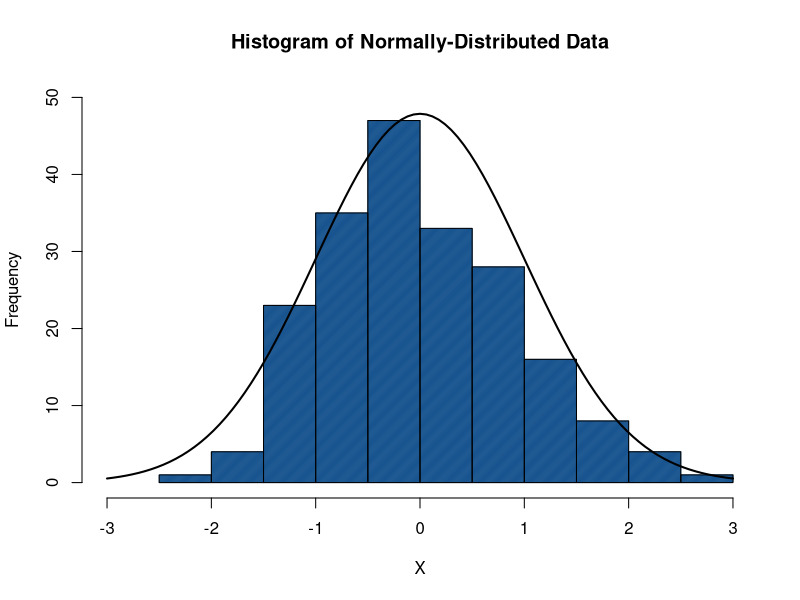
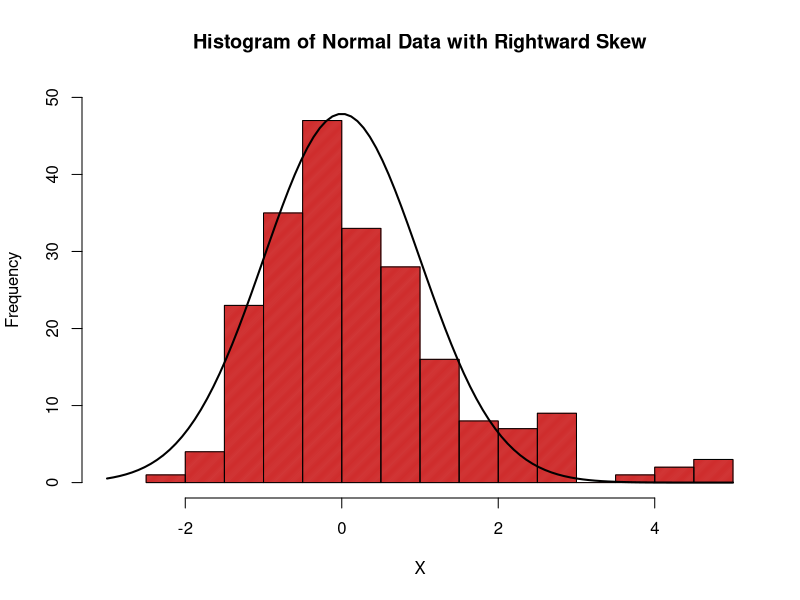
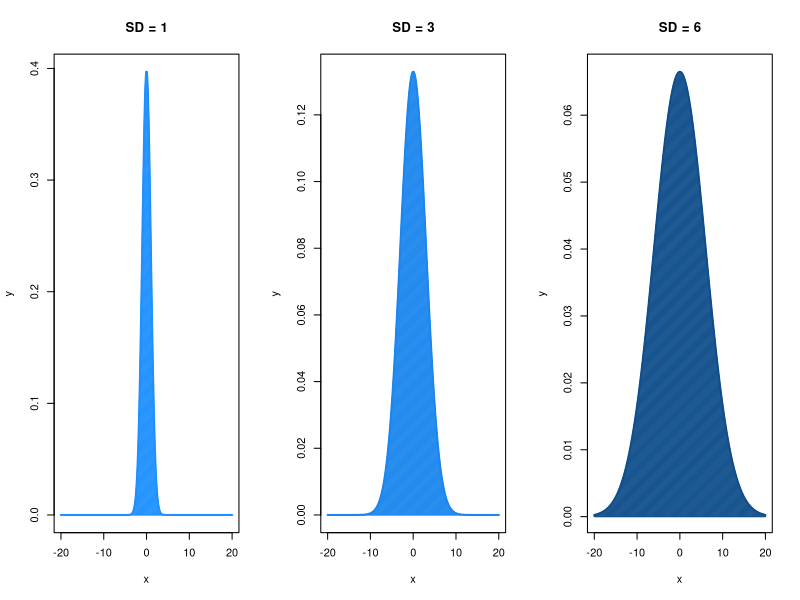
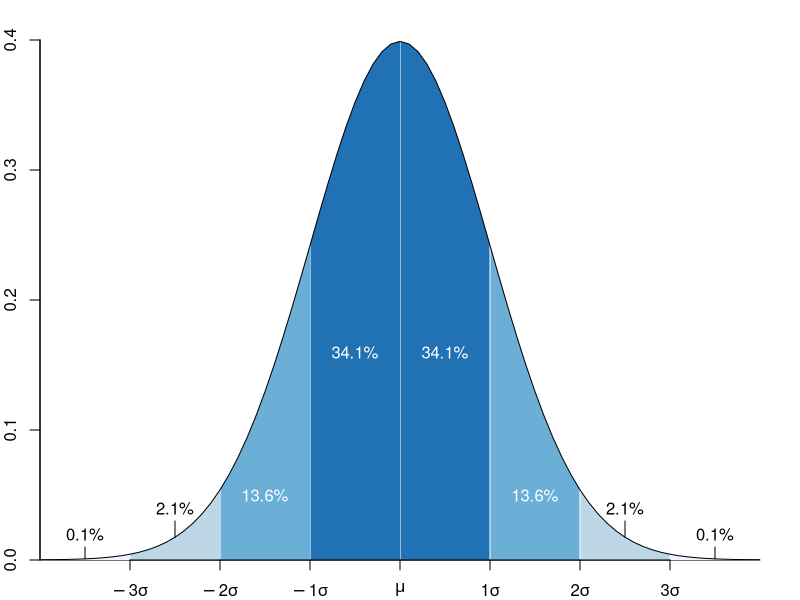
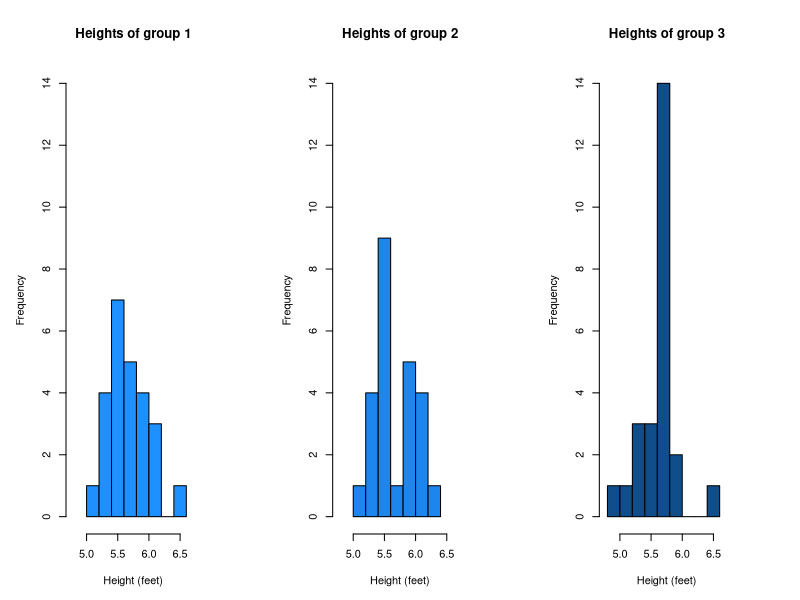
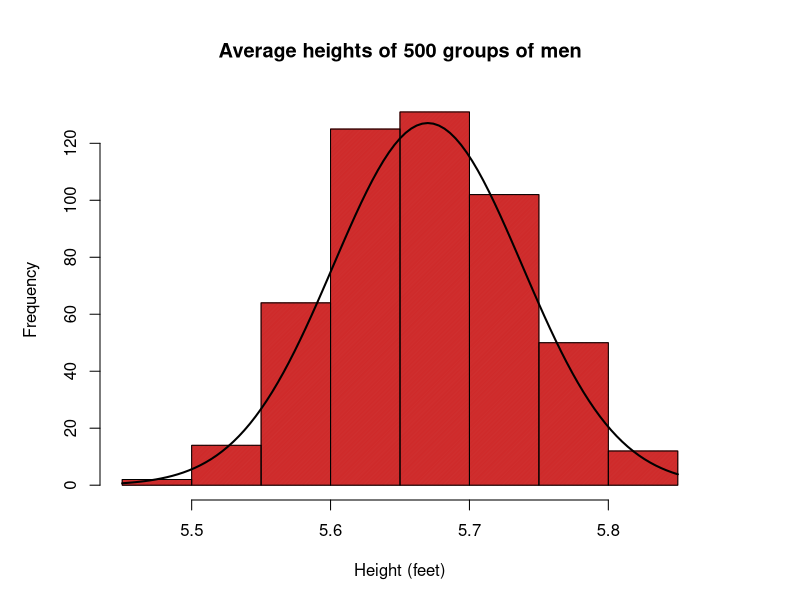
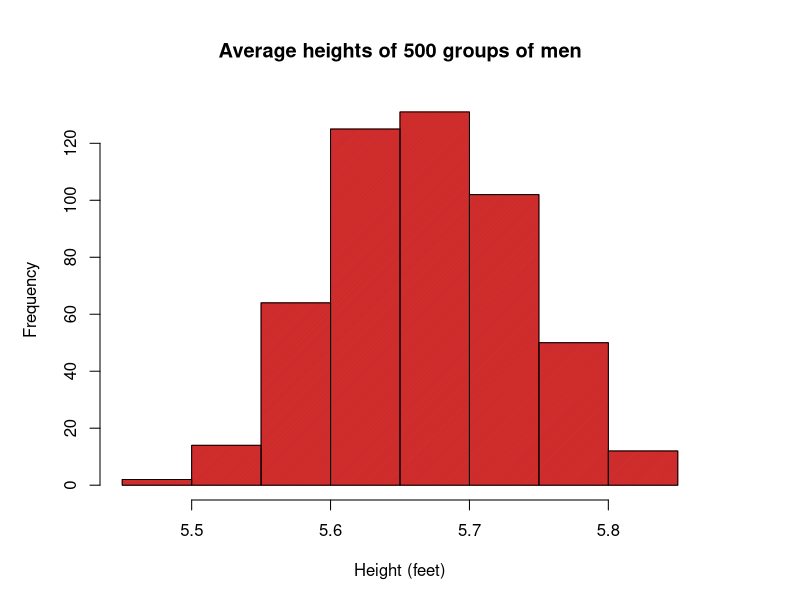
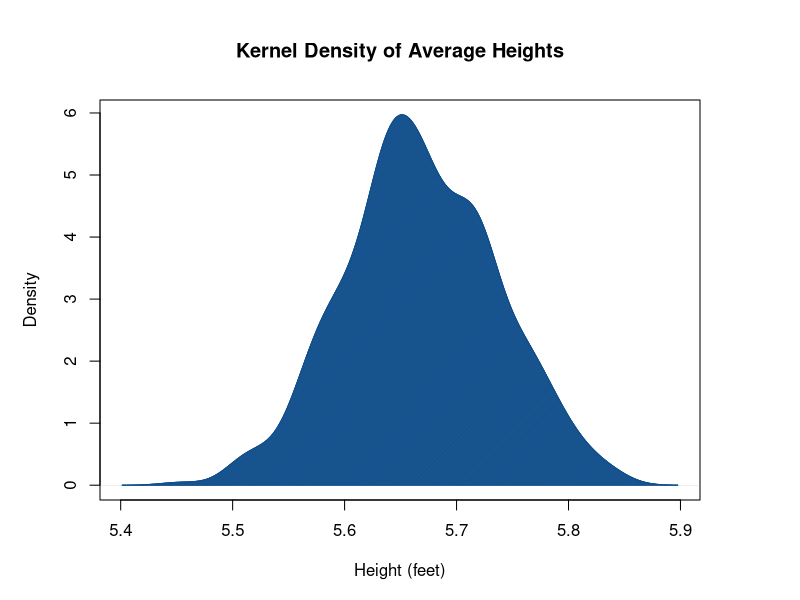

These figures' R source, in order:
###############################################################################
# Mean, Median, and Mode
###############################################################################
set.seed(0)
data <- rnorm(200,0,1)

mean(data)
median(data)

###############################################################################
# Skewness and Mean vs. Median
###############################################################################

hist(data, col = "dodgerblue4", density = 150,
     xlim = c(-3,3), ylim = c(0,50), xlab = "X",
     ylab = "Frequency", main = "Histogram of Normally-Distributed Data",
     border = "black")
curve(dnorm(x, mean = 0, sd = 1)*120,
      from = -3, to = 3, add = TRUE,
      lwd = 2, col = "black")

# Include some positive outliers
data2 <- c(data,2.3,2.4,2.5,rep(2.6,3),
           2.8,rep(3,4),3.7,4.1,4.3,4.6,5,4.8)

hist(data2, col = "firebrick3", density = 150,
     xlim = c(-3,5), ylim = c(0,50),
     breaks = 16, xlab = "X", ylab = "Frequency",
     main = "Histogram of Normal Data with Rightward Skew",
     border = "black")
curve(dnorm(x, mean = 0, sd = 1)*120,
      from = -3, to = 5, add = TRUE,
      lwd = 2, col = "black")

# Compare the means and medians of our two datasets
mean(data)
mean(data2)

median(data)
median(data2)

###############################################################################
# Standard Deviation
###############################################################################

layout(matrix(c(1,2,3),1,3))
# Small standard deviation (sd = 1)
x=seq(-20,20,length=200)
y=dnorm(x,mean=0,sd=1)
plot(x,y,type="l",lwd=2,col="dodgerblue", main="SD = 1")
polygon(c(-20,x,20),c(0,y,0),col="dodgerblue", density = 150)

# Moderate standard deviation (sd = 3)
y=dnorm(x,mean=0,sd=3)
plot(x,y,type="l",lwd=2,col="dodgerblue2", main="SD = 3")
polygon(c(-20,x,20),c(0,y,0),col="dodgerblue2", density = 150)

# Large standard deviation (sd = 6)
y=dnorm(x,mean=0,sd=6)
plot(x,y,type="l",lwd=2,col="dodgerblue4", main="SD = 6")
polygon(c(-20,x,20),c(0,y,0),col="dodgerblue4", density = 150)

layout(matrix(c(1),1,1))
par(mar = c(2, 2, 2, 2))

stdev <- function() {
  # # External package to generate four shades of blue
  # library(RColorBrewer)
  # cols <- rev(brewer.pal(4, "Blues"))
  cols <- c("#2171B5", "#6BAED6", "#BDD7E7", "#EFF3FF")
  
  # Sequence between -4 and 4 with 0.1 steps
  x <- seq(-4, 4, 0.1)
  
  # Plot an empty chart with tight axis boundaries, and axis lines on bottom and left
  plot(x, type="n", xaxs="i", yaxs="i", xlim=c(-4, 4), ylim=c(0, 0.4),
       bty="l", xaxt="n", xlab="", ylab="")
  
  # Function to plot each coloured portion of the curve, between "a" and "b" as a
  # polygon; the function "dnorm" is the normal probability density function
  polysection <- function(a, b, col, n=11){
    dx <- seq(a, b, length.out=n)
    polygon(c(a, dx, b), c(0, dnorm(dx), 0), col=col, border=NA)
    # draw a white vertical line on "inside" side to separate each section
    segments(a, 0, a, dnorm(a), col="white")
  }
  
  # Build the four left and right portions of this bell curve
  for(i in 0:3){
    polysection(     i, i + 1, col=cols[i + 1])  # Right side of 0
    polysection(-i - 1,    -i, col=cols[i + 1])  # Left right of 0
  }
  
  # Black outline of bell curve
  lines(x, dnorm(x))
  
  # Bottom axis values, where sigma represents standard deviation and mu is the mean
  axis(1, at=-3:3, labels=expression(-3 * sigma, -2 * sigma, -1 * sigma, mu,
                                     1 * sigma,  2 * sigma,  3 * sigma))
  
  # Add percent densities to each division (rounded to 1 decimal place), between x and x+1
  text(c((0:3) + 0.5, (0:-3) - 0.5), c(0.16, 0.05, 0.04, 0.02),
       sprintf("%.1f%%", 100 * (pnorm(1:4) - pnorm(0:3))),
       col=c("white", "white", "black", "black"))
  segments(c(-2.5, -3.5, 2.5, 3.5), dnorm(c(2.5, 3.5)),
           c(-2.5, -3.5, 2.5, 3.5), c(0.03, 0.01))
}

stdev()

###############################################################################
# Sampling Distributions
###############################################################################

set.seed(0)
par(mar = c(5, 5, 5, 5))
layout(matrix(c(1,2,3),1,3))

height1 <- rnorm(25, 5.6667, 1/3)
height2 <- rnorm(25, 5.6667, 1/3)
height3 <- rnorm(25, 5.6667, 1/3)

hist(height1, main="Heights of group 1", xlab="Height (feet)",
     col = "dodgerblue", xlim = c(4.75,6.75), ylim = c(0,14))
hist(height2, main="Heights of group 2", xlab="Height (feet)",
     col = "dodgerblue2", xlim = c(4.75,6.75), ylim = c(0,14))
hist(height3, main="Heights of group 3", xlab="Height (feet)",
     col = "dodgerblue4", xlim = c(4.75,6.75), ylim = c(0,14))

layout(matrix(c(1),1,1))

avgHeight <- NULL

for(i in 1:500) {
  height <- rnorm(25, 5.6667, 1/3)
  avgHeight <- rbind(avgHeight, mean(height))
}

hist(avgHeight, main="Average heights of 500 groups of men",
     xlab="Height (feet)", col = "firebrick3", density = 175,
     border = "black", xlim = c(5.45,5.85), ylim = c(0, 130))
curve(dnorm(x, mean = 5.67, sd = 0.068)*(21+2/3),
      from = 5.45, to = 5.85, add = TRUE,
      lwd = 2, col = "black")

mean(avgHeight)
sd(avgHeight)


###############################################################################
# Visualizing Data
###############################################################################

# Histogram
hist(avgHeight, main="Average heights of 500 groups of men",
     xlab="Height (feet)", col = "firebrick3", density = 175,
     border = "black", xlim = c(5.45,5.85), ylim = c(0, 130))

# Kernel density plot
plot(density(avgHeight), main="Kernel Density of Average Heights",
     xlab="Height (feet)", col = "dodgerblue4")
polygon(density(avgHeight), col = "dodgerblue4", density = 175)

layout(matrix(c(1,2),1,2))
hist(height1, main="Heights of Group 1", xlab="Height (feet)",
     col = "firebrick", density = 175, border = "black",
     xlim = c(5,6.5), ylim = c(0,7))
hist(height1, breaks=10, main="Heights of Group 1",
     xlab="Height (feet)", col = "firebrick2", border = "black",
     xlim = c(5,6.5), ylim = c(0,7))

layout(matrix(c(1),1,1))
plot(density(height1),main="Kernel Density of Heights of Group 1",
     xlab="Height (feet)", col = "dodgerblue")
polygon(density(height1), col = "dodgerblue", density = 175)

# Boxplots
boxplot(avgHeight, main="Boxplot of Average Male Heights",
        horizontal=TRUE, xlab="Height (feet)",
        col = "dodgerblue3")

# Scatterplot
plot(height1, height2)